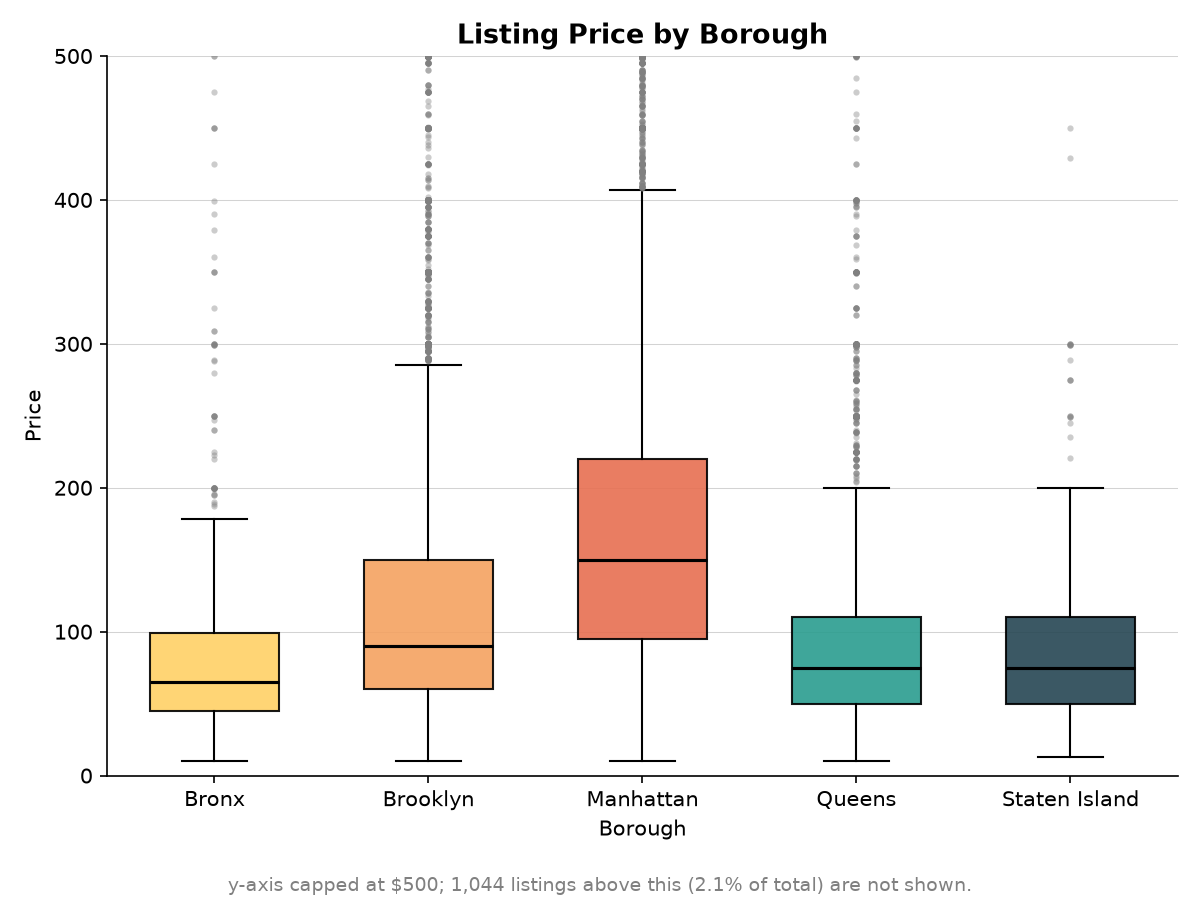

The script that saved this image:
"""Basic boxplots of listing price by neighbourhood group."""

from pathlib import Path

import matplotlib.pyplot as plt
import pandas as pd

SCRIPT_DIR = Path(__file__).resolve().parent
CSV_PATH = SCRIPT_DIR.parent / "AB_NYC_2019 - 2 Col.csv"
GROUP_COL = "neighbourhood_group"
VALUE_COL = "price"

GROUP_ORDER = ["Bronx", "Brooklyn", "Manhattan", "Queens", "Staten Island"]

GROUP_COLORS = {
    "Bronx": "#FFD166",
    "Brooklyn": "#F4A261",
    "Manhattan": "#E76F51",
    "Queens": "#2A9D8F",
    "Staten Island": "#264653",
}

PRICE_CAP = 500  # y-axis cap; a small number of listings above this are excluded from view


def load_data():
    df = pd.read_csv(CSV_PATH)
    df = df[[GROUP_COL, VALUE_COL]].dropna()
    df = df[df[VALUE_COL] > 0]
    return df


def main():
    df = load_data()

    n_total = len(df)
    n_hidden = len(df[df[VALUE_COL] > PRICE_CAP])

    data = [df.loc[df[GROUP_COL] == group, VALUE_COL] for group in GROUP_ORDER]

    fig, ax = plt.subplots(figsize=(8, 6))

    box = ax.boxplot(
        data,
        tick_labels=GROUP_ORDER,
        patch_artist=True,
        widths=0.6,
        medianprops={"color": "black", "linewidth": 1.5},
        flierprops={"markersize": 3, "markerfacecolor": "gray", "markeredgecolor": "none", "alpha": 0.4},
    )

    for patch, group in zip(box["boxes"], GROUP_ORDER):
        patch.set_facecolor(GROUP_COLORS[group])
        patch.set_edgecolor("black")
        patch.set_alpha(0.9)

    ax.set_ylim(0, PRICE_CAP)
    ax.set_ylabel("Price")
    ax.set_xlabel("Borough")
    ax.set_title("Listing Price by Borough", fontsize=13, fontweight="bold")

    ax.spines["top"].set_visible(False)
    ax.spines["right"].set_visible(False)
    ax.grid(axis="y", color="lightgray", linewidth=0.5, zorder=0)
    ax.set_axisbelow(True)

    fig.text(
        0.5,
        0.01,
        f"y-axis capped at ${PRICE_CAP}; {n_hidden:,} listings above this ({n_hidden / n_total:.1%} of total) are not shown.",
        ha="center",
        fontsize=9,
        color="gray",
    )

    fig.tight_layout(rect=(0, 0.04, 1, 1))
    fig.savefig(SCRIPT_DIR / "boxplot-basic.png", dpi=150)
    plt.show()


if __name__ == "__main__":
    main()
